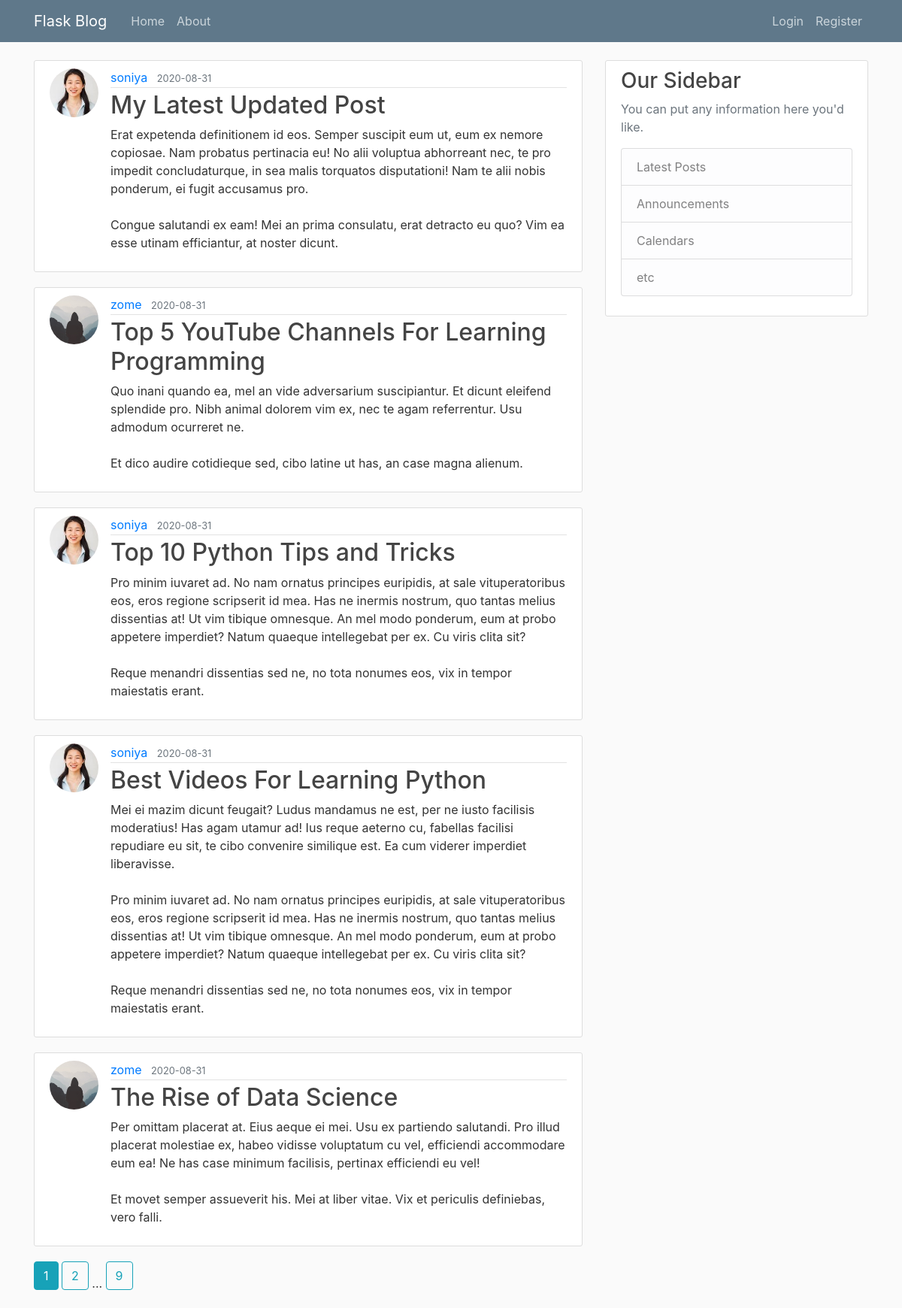
Page /home on the earlier database version.
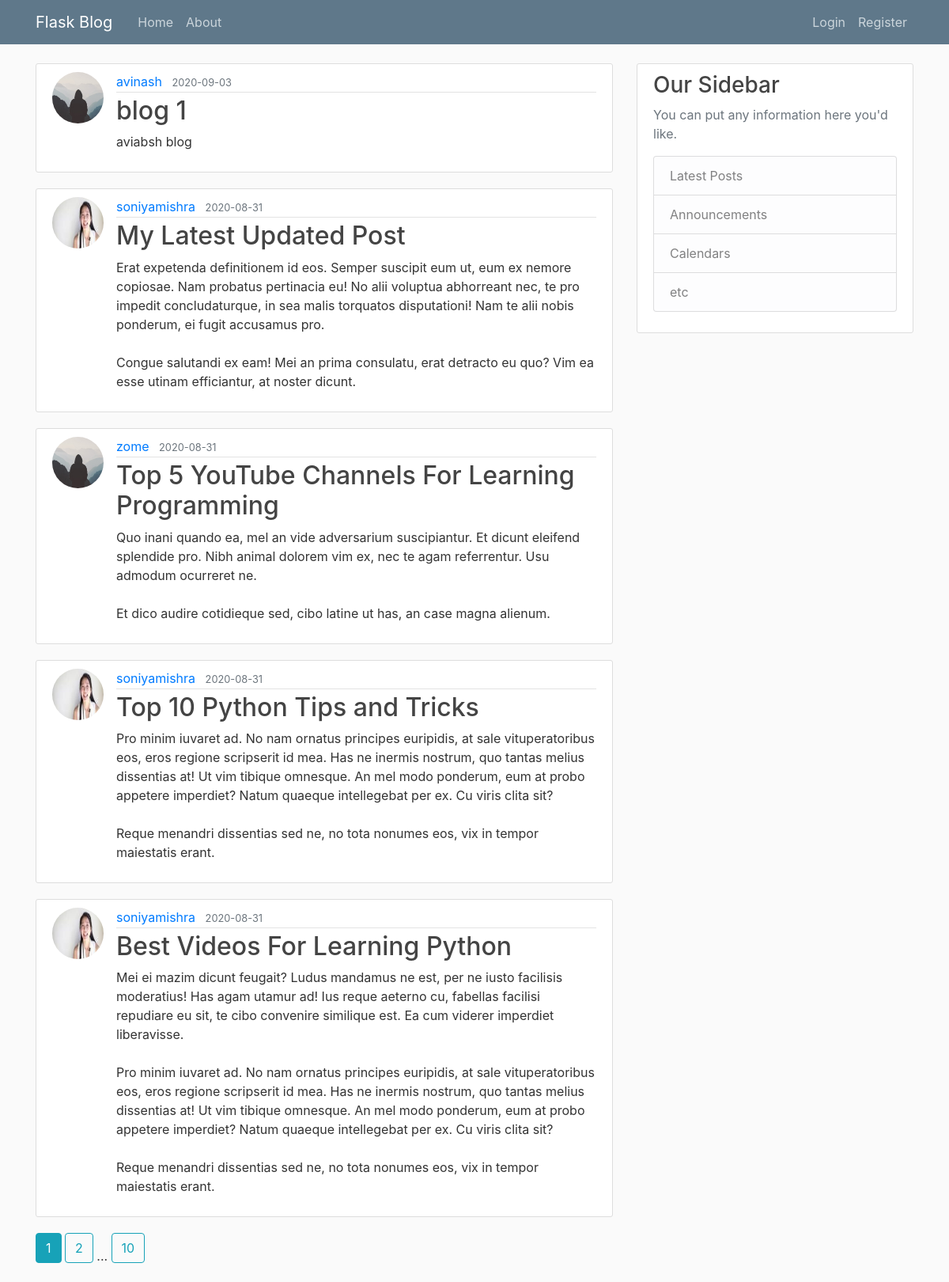
Same page on the later database version.
### flaskBlog/models.py (models this page shows, shortened)
class Post(db.Model):
    id=db.Column(db.Integer,primary_key=True)
    title=db.Column(db.String(100),nullable=False)
    date_posted=db.Column(db.DateTime,nullable=False,default=datetime.utcnow)
    content=db.Column(db.Text,nullable=False)
    user_id=db.Column(db.Integer,db.ForeignKey('user.id'),nullable=False)

class User(db.Model,UserMixin):
    id =db.Column(db.Integer,primary_key=True)
    username=db.Column(db.String(20),unique=True,nullable=False)
    email=db.Column(db.String(120),unique=True,nullable=False)
    image_file=db.Column(db.String(20),nullable=False,default="default.jpg")
    password=db.Column(db.String(60),nullable=False)
    posts=db.relationship('Post',backref='author',lazy=True)

### flaskBlog/main/routes.py (the view)
@main.route('/')
@main.route('/home')
def home():
    page=request.args.get('page',1,type=int)
    posts=Post.query.order_by(Post.date_posted.desc()).paginate(page=page,per_page=5)
    return render_template('home.html',posts=posts)

### flaskBlog/templates/home.html
{% extends "layout.html" %}
{% block content %}
    {% for post in posts.items %}
    <article class="media content-section">
      <img class="rounded-circle article-img" src=" {{ url_for('static',filename='profile_pics/'+ post.author.image_file) }} " >
        <div class="media-body">
          <div class="article-metadata">
            <a class="mr-2" href="{{ url_for('posts.user_posts', username=post.author.username) }}">{{ post.author.username }}</a>
            <small class="text-muted">{{ post.date_posted.strftime('%Y-%m-%d') }}</small>
          </div>
          <h2><a class="article-title" href=" {{ url_for('posts.post',post_id=post.id) }} ">{{ post.title }}</a></h2>
          <p class="article-content">{{ post.content }}</p>
        </div>
      </article>
    {% endfor %}
    {% for page_num in posts.iter_pages(right_edge=1,left_edge=1,right_current=2,left_current=1) %}
      {% if(page_num) %}
        {%  if(posts.page==page_num) %}
          <a class='btn btn-info mb-4' href="{{ url_for('main.home',page=page_num )}}">{{ page_num }}</a>
        {% else %}
        <a class='btn btn-outline-info mb-4' href="{{ url_for('main.home',page=page_num )}}">{{ page_num }}</a>
        {% endif %}
      {% else %}
          ...
      {% endif %}
    {% endfor %}
{% endblock content%}

### flaskBlog/templates/layout.html (shortened to what this page needs)
<!DOCTYPE html>
<html lang="en">
<head>
    <link rel="stylesheet" href="https://stackpath.bootstrapcdn.com/bootstrap/4.5.2/css/bootstrap.min.css">
    <link rel="stylesheet" type="text/css" href="{{ url_for('static', filename='main.css') }}">
</head>
<body>
    <header class="site-header">
        <nav class="navbar navbar-expand-md navbar-dark bg-steel fixed-top">
          <div class="container">
            <a class="navbar-brand mr-4" href="/">Flask Blog</a>
            <div class="collapse navbar-collapse" id="navbarToggle">
              <div class="navbar-nav mr-auto">
                <a class="nav-item nav-link" href="{{ url_for('main.home') }}">Home</a>
                <a class="nav-item nav-link" href="{{ url_for('main.About') }}">About</a>
              </div>
              <div class="navbar-nav">
                {% if current_user.is_authenticated %}
                <a class="nav-item nav-link" href="{{ url_for('posts.new_post') }}">New Post</a>
                <a class="nav-item nav-link" href="{{ url_for('users.account') }}">Account</a>
                <a class="nav-item nav-link" href="{{ url_for('users.logout') }}">Logout</a>
                {% else %}
                <a class="nav-item nav-link" href="{{ url_for('users.login') }}">Login</a>
                <a class="nav-item nav-link" href="{{ url_for('users.register') }}">Register</a>
                {% endif %}
              </div>
            </div>
          </div>
        </nav>
      </header>
      <main role="main" class="container">
        <div class="row">
          <div class="col-md-8">
            {% block content %}{% endblock %}
          </div>
          <div class="col-md-4">
            <div class="content-section">
              <h3>Our Sidebar</h3>
              <p class='text-muted'>You can put any information here you'd like.
                <ul class="list-group">
                  <li class="list-group-item list-group-item-light">Latest Posts</li>
                  <li class="list-group-item list-group-item-light">Announcements</li>
                  <li class="list-group-item list-group-item-light">Calendars</li>
                  <li class="list-group-item list-group-item-light">etc</li>
                </ul>
              </p>
            </div>
          </div>
        </div>
      </main>
</body>
</html>

### flaskBlog/static/main.css (style rules this page uses)
body { background: #fafafa; color: #333333; margin-top: 5rem; }
h1, h2, h3, h4, h5, h6 { color: #444444; }
.bg-steel { background-color: #5f788a; }
.site-header .navbar-nav .nav-link { color: #cbd5db; }
.content-section { background: #ffffff; padding: 10px 20px; border: 1px solid #dddddd; border-radius: 3px; margin-bottom: 20px; }
.article-title { color: #444444; }
.article-content { white-space: pre-line; }
.article-img { height: 65px; width: 65px; margin-right: 16px; }
.article-metadata { padding-bottom: 1px; margin-bottom: 4px; border-bottom: 1px solid #e3e3e3 }

Differences in the rows shown:
no longer on this page (row unchanged): Post: image_file (placeholder picture), author.username "zome", date_posted "2020-08-31", title "The Rise of Data Science", content "Per omittam placerat at. Eius aeque ei mei. Usu ex partiendo salutandi. Pro illud placerat molestiae ex, habeo vidisse voluptatum cu vel, efficiendi accommodare eum ea! Ne has case minimum facilisis, pertinax efficiendi eu vel! Et movet semper assueverit his. Mei at liber vitae. Vix et periculis definiebas, vero falli."
added Post: image_file (placeholder picture), author.username "avinash", date_posted "2020-09-03", title "blog 1", content "aviabsh blog"
changed through a linked row, Post "My Latest Updated Post": image_file: a different picture; author.username "soniya" → "soniyamishra"
changed through a linked row, Post "Top 10 Python Tips and Tricks": image_file: a different picture; author.username "soniya" → "soniyamishra"
changed through a linked row, Post "Best Videos For Learning Python": image_file: a different picture; author.username "soniya" → "soniyamishra"
Other differences:
new list line: "10"
list line gone: "9"
